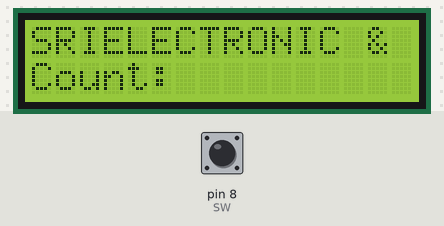
A sketch run on a simulated Arduino Uno, built with avr-gcc and run on an emulated ATmega328P. On the bench: 16×2 character LCD. The test bench sets the inputs (shaded band); at power-on: pin 8 (SW) HIGH.

Above: at 1.2 s.
1.3 s: pin 8 (SW) pulled LOW for 0.15 s
At 2.0 s:
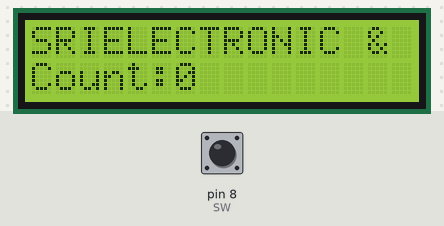
3.0 s: pin 8 (SW) pulled LOW for 1 s
At 3.8 s:
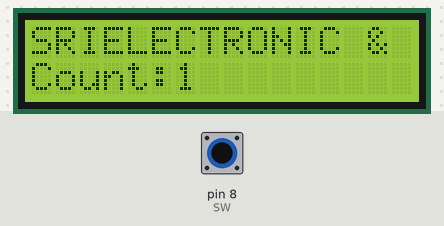
5.5 s: pin 8 (SW) pulled LOW for 0.15 s
At 6.4 s:
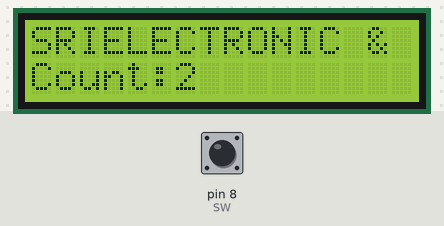
7.2 s: pin 8 (SW) pulled LOW for 1 s
At 8.2 s:
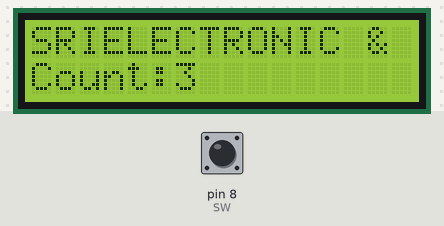
Timing chart, 0 to 10.2 s (numbered marks = the images above; inputs shaded):
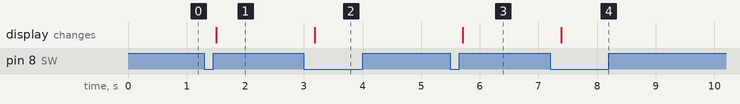

Measured:
- after the input at 1.3 s, the display: changes after 0.21 s (image 1)
- after the input at 3.0 s, the display: changes after 0.19 s (image 2)
- after the input at 5.5 s, the display: changes after 0.21 s (image 3)
- after the input at 7.2 s, the display: changes after 0.19 s (image 4)

The sketch:

LCD_COUNT_0-99_USING_SWITCH.ino
```cpp
#include <LiquidCrystal.h>
LiquidCrystal lcd(7, 6, 5, 4, 3, 2);

int count=0;
const int SW=8;

int val=0;
int once=0;

void setup()
{
  lcd.begin(16, 2);
  lcd.setCursor(0,0);
  lcd.print("SRIELECTRONIC & EMBEDDED SOIUTION");
  lcd.setCursor(0,1);
  lcd.print("Count:");

  pinMode(SW,INPUT);
}
void loop()
{
  val=digitalRead(SW);
  delay(120);

  if(val==LOW)
  {
    if(once==0)
    {
      lcd.setCursor(6,1);
      lcd.print(count);
      count++;
      if(count==100)
      {
        count=0;
      }
      once=1;
    }
  }
  else
  {
    once=0;
  }
}
```
